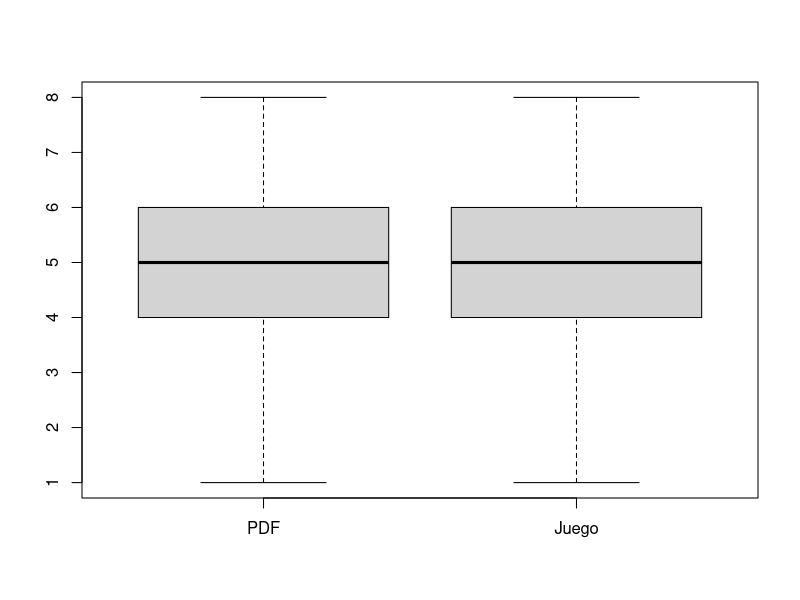
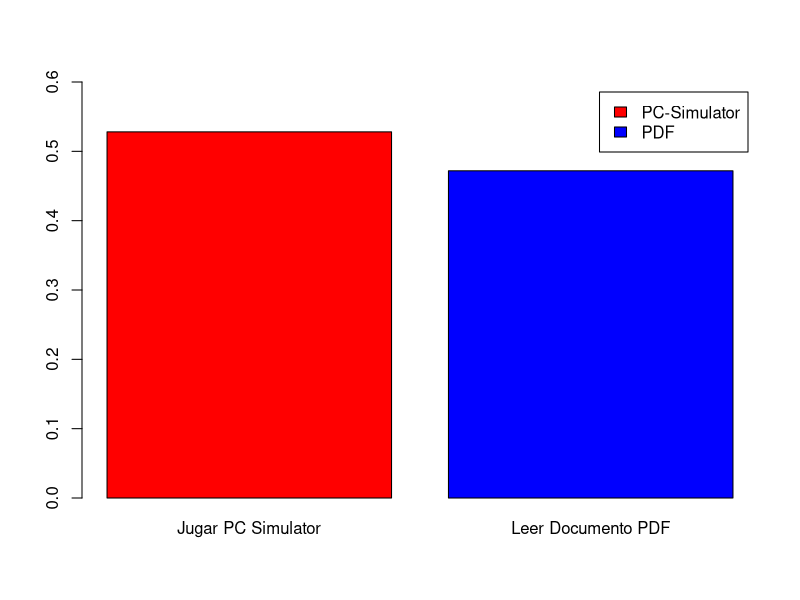

The R source for these figures, in order:
## ---- chunk 1
library(readr)
library(dplyr)
DF_M <- read_csv("data.csv")
## ---- chunk 2
DF_M$`Duración de la experiencia`
## ---- chunk 3
Incompletos <-DF_M[!complete.cases(DF_M),]
count(Incompletos)
## ---- chunk 4
DF_M$`Submission Date` <- NULL ## La fecha en la que se entrego el test
DF_M$`Nivel de satisfacción al realizar el juego o leer el documento pdf:` <- NULL ## Variable de satisfaccion que no aporta mucho
head(DF_M)
## ---- chunk 5
DF_M$`Duración de la experiencia` <- gsub("\\.", ":", DF_M$`Duración de la experiencia`)

DF_M$`Duración de la experiencia` <- gsub(" ", "", DF_M$`Duración de la experiencia`)
DF_M$`Duración de la experiencia` <- gsub("minutos", "", DF_M$`Duración de la experiencia`)
DF_M$`Duración de la experiencia` <- gsub("min", "", DF_M$`Duración de la experiencia`)
DF_M$`Duración de la experiencia` <- gsub("pm", "", DF_M$`Duración de la experiencia`)

## ---- chunk 6

DF_M %>% filter(!is.na(DF_M$`Qué experiencia realizaste:`))
#DF_M %>% filter(DF_M$`Duración de la experiencia` > 4)

## ---- chunk 7

iterator = 1
for (palabras in DF_M$`Duración de la experiencia`){
  if(!is.na(palabras)){  
    if(nchar(palabras)<3){
            DF_M$`Duración de la experiencia`[iterator] <- paste0(DF_M$`Duración de la experiencia`[iterator],":00")
            #print(iterator)
      }
    }
          
    iterator = iterator + 1
}
DF_M$`Duración de la experiencia`

## ---- chunk 8
score_vector = c()

for (ans in DF_M$`Regula y proporciona la potencia para que se activen todos los componentes de la PC:`)
{
  if (!is.na(ans))
  {
    if (ans == "Fuente de alimentación (PSU) o sistema de alimentación")
    {
      score_vector <- append(score_vector, 1)
    }
    else
    {
      score_vector <- append(score_vector, 0)
    }  
  }
  else
  {
    score_vector <- append(score_vector, 0)
  }
  
}

iterator = 1
for (ans in DF_M$`Cuenta con sus propios procesadores y memoria interna que procesa los datos de la PC y los representa en forma de texto o gráficas complejas como la de los videojuegos. Nos referimos a:`)
{
  if (!is.na(ans))
  {
    if (ans == "Tarjeta gráfica (GPU)")
    {
      score_vector[iterator] = score_vector[iterator] + 1
    }  
  }
  
  iterator = iterator + 1
}


iterator = 1
for (ans in DF_M$`El CPU se calienta muy rápido; por ello, se le conecta un refrigerador o Cooler para regular el calor de este. Esta afirmación es:`)
{
  if (!is.na(ans))
  {
    if (ans == "Verdadera")
    {
      score_vector[iterator] = score_vector[iterator] + 1
    }  
  }
  
  iterator = iterator + 1
}

iterator = 1
for (ans in DF_M$`Responsable realiza cálculos basados en la interpretación de la información de ciertos componentes y les pasa el resultado a otros. Nos referimos a:`)
{
  if (!is.na(ans))
  {
    if (ans == "Unidad central de procesamiento o Procesador (CPU)")
    {
      score_vector[iterator] <- score_vector[iterator] + 1
    }  
  }
  
  iterator = iterator + 1
}


iterator = 1
for (ans in DF_M$`Almacena todos los datos del sistema operativo, los programas y las fotos, la música y los vídeos del usuario. Es decir, es el dispositivo de almacenamiento del ordenador.`)
{
  if (!is.na(ans))
  {
    if (ans == "Disco Duro")
    {
      score_vector[iterator] <- score_vector[iterator] + 1
    }  
  }
  
  iterator = iterator + 1
}

iterator = 1
for (ans in DF_M$`¿Dónde se conecta o instala la memoria (RAM)?`)
{
  if (!is.na(ans))
  {
    if (ans == "Placa base (Motherboard)")
    {
      score_vector[iterator] <- score_vector[iterator] + 1
    }  
  }
  
  iterator = iterator + 1
}

iterator = 1
for (ans in DF_M$`¿Dónde se coloca la pasta térmica?`)
{
  if (!is.na(ans))
  {
    if (ans == "Unidad central de procesamiento o Procesador (CPU)")
    {
      score_vector[iterator] <- score_vector[iterator] + 1
    }  
  }
  
  iterator = iterator + 1
}

iterator = 1
for (ans in DF_M$`¿A que parte se conecta el panel frontal de la caja (botón de encendido/apagado, USB, conector de audio, etc)?`)
{
  if (!is.na(ans))
  {
    if (ans == "Placa base (Motherboard)")
    {
      score_vector[iterator] <- score_vector[iterator] + 1
    }  
  }
  
  iterator = iterator + 1
}



DF_M <- cbind(DF_M, score_vector)


## ---- chunk 9
DF_M$`Regula y proporciona la potencia para que se activen todos los componentes de la PC:` <- NULL
DF_M$`Cuenta con sus propios procesadores y memoria interna que procesa los datos de la PC y los representa en forma de texto o gráficas complejas como la de los videojuegos. Nos referimos a:` <- NULL
DF_M$`El CPU se calienta muy rápido; por ello, se le conecta un refrigerador o Cooler para regular el calor de este. Esta afirmación es:` <- NULL
DF_M$`Responsable realiza cálculos basados en la interpretación de la información de ciertos componentes y les pasa el resultado a otros. Nos referimos a:` <- NULL
DF_M$`Almacena todos los datos del sistema operativo, los programas y las fotos, la música y los vídeos del usuario. Es decir, es el dispositivo de almacenamiento del ordenador.` <- NULL
DF_M$`¿Dónde se conecta o instala la memoria (RAM)?`<- NULL
DF_M$`¿Dónde se coloca la pasta térmica?` <- NULL
DF_M$`¿A que parte se conecta el panel frontal de la caja (botón de encendido/apagado, USB, conector de audio, etc)?`<- NULL
head(DF_M)
## ---- chunk 10
DF_M$`¿Con qué frecuencia juegas videojuegos?` <- factor(DF_M$`¿Con qué frecuencia juegas videojuegos?`, levels = c("No juego videojuegos","1 vez por semana","3 veces por semana","5 veces por semana","Todos los días"), ordered = TRUE)

DF_M$`¿Con qué frecuencia juegas videojuegos?`
## ---- chunk 11
DF_Scored <- DF_M
## ---- chunk 12
class_learning <- DF_Scored[DF_Scored$`Qué experiencia realizaste:` == 'Leer Documento PDF',]



game_learning <- DF_Scored[DF_Scored$`Qué experiencia realizaste:` == 'Jugar PC Simulator',]

game_learning_cortado <- head(game_learning, nrow(class_learning) - nrow(game_learning))

nrow(game_learning_cortado)

data <- data.frame(class_learning$score_vector, game_learning_cortado$score_vector)
boxplot(data,names = c("PDF", "Juego"))
## ---- chunk 13
iterator = 1
for (palabras in DF_M$`Qué experiencia realizaste:`){
  if(!is.na(palabras)){  
    if(palabras=="Leer Documento"){
            DF_M$`Qué experiencia realizaste:`[iterator] <- paste0(DF_M$`Qué experiencia realizaste:`[iterator]," PDF")
            #print(iterator)
      }
    }
          
    iterator = iterator + 1
}
DF_M$`Qué experiencia realizaste:`
## ---- chunk 14
barplot(prop.table(table(DF_M$`Qué experiencia realizaste:`)),col=c("red","blue"),legend.text=c("PC-Simulator","PDF"),ylim=c(0,0.6))
#unique(DF_M$`Qué experiencia realizaste:`)
? barplot()
